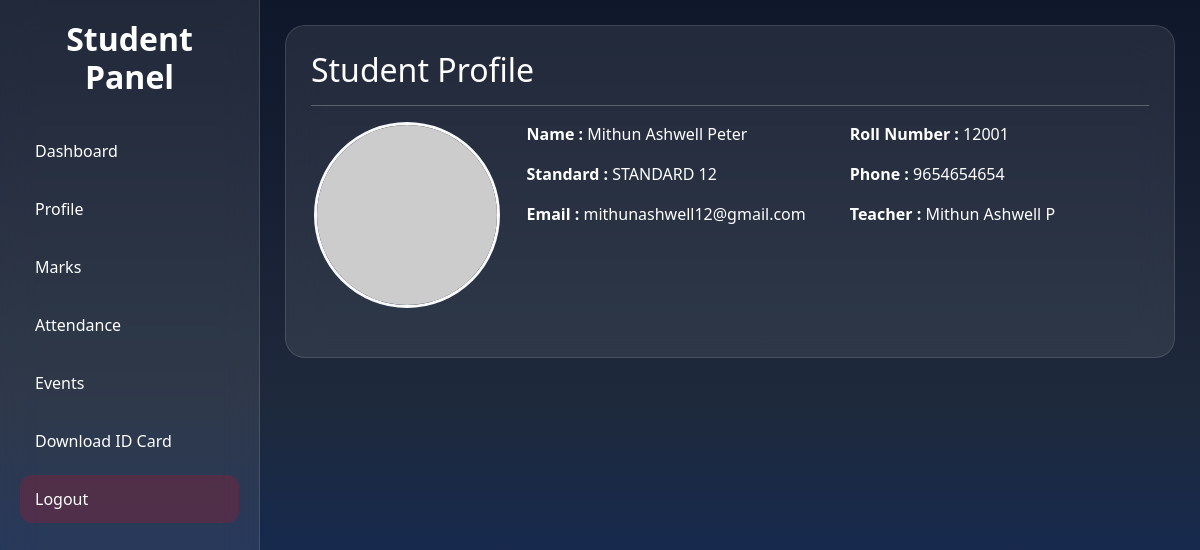
The page /student-profile/ (signed in) on the database its author committed.
### administration/models.py (models this page shows, shortened)
class Student(models.Model):
    name = models.CharField(max_length=100)
    standard = models.CharField(max_length=20)
    roll_number = models.CharField(max_length=20, unique=True)
    phone = models.CharField(max_length=15)
    email = models.EmailField(unique=True)
    username = models.CharField(max_length=50, unique=True, null=False)
    password = models.CharField(max_length=255, default="", null=False)
    teacher = models.ForeignKey(
        Teacher,
        on_delete=models.CASCADE,
        related_name="students",
        null=True,
        blank=True,
    )

class Teacher(models.Model):
    name = models.CharField(max_length=100)
    standard = models.CharField(max_length=50)
    phone = models.CharField(max_length=10)
    email = models.EmailField(unique=True)
    username = models.CharField(max_length=50, unique=True)
    password = models.CharField(max_length=255)
    address = models.TextField(default="")
    bank_account_number = models.CharField(max_length=18, default="")
    bank_branch = models.CharField(max_length=100, default="")
    ifsc_code = models.CharField(max_length=11, default="")

### administration/views.py (the view)
def student_profile(request):
    if not request.session.get("student_id"):
        messages.error(request, "Please login first")
        return redirect("user_login")
    student = Student.objects.get(id=request.session["student_id"])
    return render(
        request,
        "student_profile.html",
        {"student": student},
    )

### administration/templates/student_profile.html
{% extends 'student_dashboard.html' %}
{% block content %}
  <div class="welcome-card">
    <h2>Student Profile</h2>
    <hr />
    <div class="row">
      <div class="col-lg-3 text-center mb-4">
        <img src="https://via.placeholder.com/180" class="img-fluid rounded-circle border border-3 border-light" />
      </div>
      <div class="col-lg-9">
        <div class="row">
          <div class="col-md-6 mb-3">
            <strong>Name :</strong>
            {{ student.name }}
          </div>
          <div class="col-md-6 mb-3">
            <strong>Roll Number :</strong>
            {{ student.roll_number }}
          </div>
          <div class="col-md-6 mb-3">
            <strong>Standard :</strong>
            {{ student.standard }}
          </div>
          <div class="col-md-6 mb-3">
            <strong>Phone :</strong>
            {{ student.phone }}
          </div>
          <div class="col-md-6 mb-3">
            <strong>Email :</strong>
            {{ student.email }}
          </div>
          <div class="col-md-6 mb-3">
            <strong>Teacher :</strong>
            {{ student.teacher.name }}
          </div>
        </div>
      </div>
    </div>
  </div>
{% endblock %}

### administration/templates/student_dashboard.html (style rules this page uses)
* { margin: 0; padding: 0; box-sizing: border-box; }
html { font-size: 16px; }
body { min-height: 100vh; background: linear-gradient(180deg, #0f172a, #1e293b, #09296c); font-family: 'Segoe UI', sans-serif; overflow-x: hidden; }
.welcome-card { background: rgba(255, 255, 255, 0.08); backdrop-filter: blur(18px); border: 1px solid rgba(255, 255, 255, 0.12); border-radius: 20px; padding: 25px; color: #fff; margin-bottom: 25px; }
.welcome-card h2 { font-size: 2.3rem; margin-bottom: 10px; }
@media (max-width: 1200px) { .welcome-card h2 { font-size: 2rem; } }

### rows shown on the page
Student: name "Mithun Ashwell Peter", roll_number "12001", standard "STANDARD 12", phone "9654654654", email "mithunashwell12@gmail.com", teacher.name "Mithun Ashwell P"
